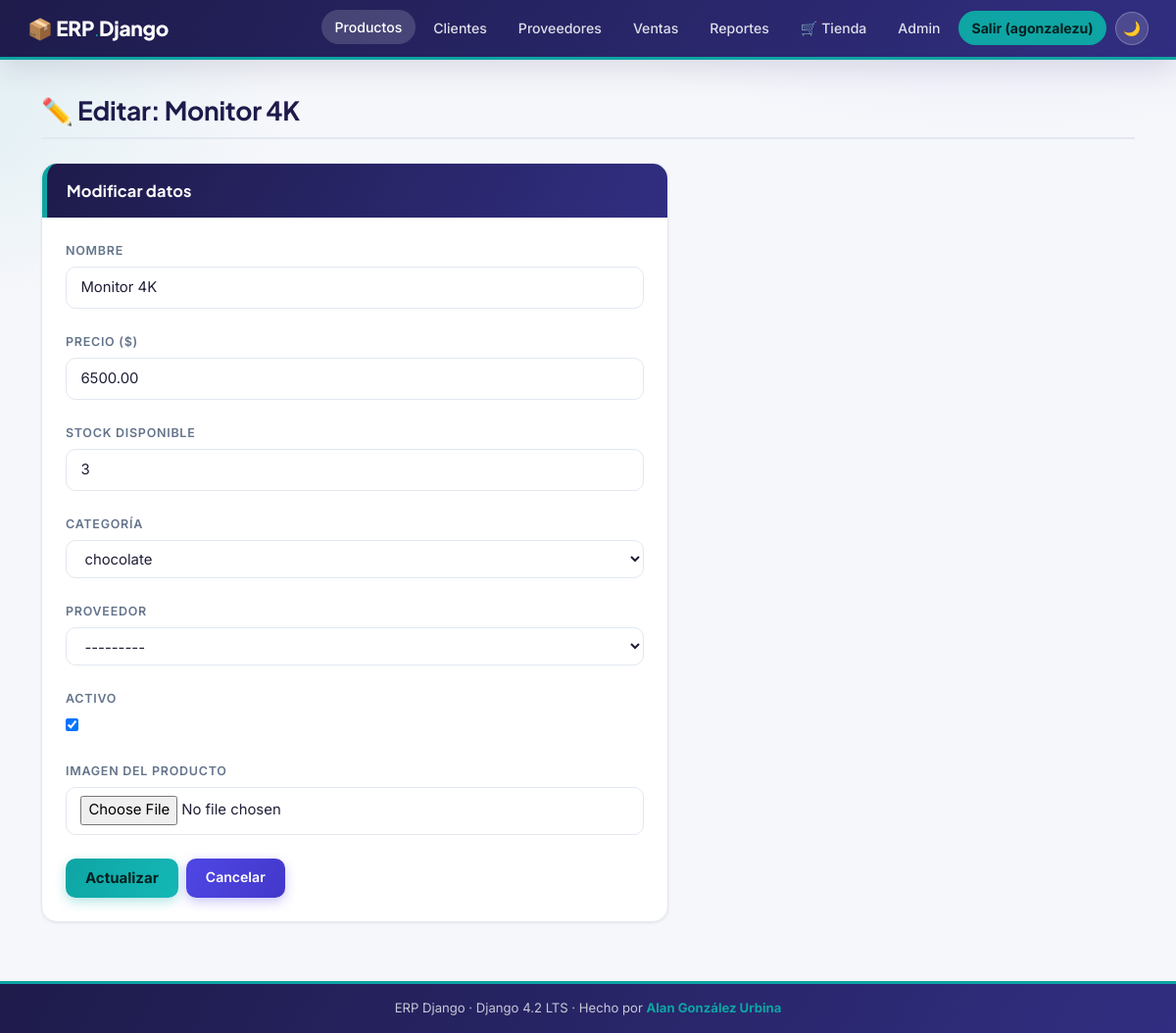
The app's page /productos/3/editar/ (signed in) with its own data.
### productos/models.py (models this page shows, shortened)
class Producto(models.Model):
    nombre    = models.CharField(
        max_length=200, verbose_name='Nombre'
    )
    precio    = models.DecimalField(
        max_digits=10,
        decimal_places=2,
        validators=[MinValueValidator(Decimal('0.00'))],
        verbose_name='Precio ($)',
        help_text='El precio no puede ser negativo.'
    )
    stock     = models.IntegerField(
        default=0,
        validators=[MinValueValidator(0)],
        verbose_name='Stock disponible'
    )
    categoria = models.ForeignKey(
        Categoria,
        on_delete=models.PROTECT,          # D-01
        related_name='productos',
        verbose_name='Categoría'
    )
    proveedor = models.ForeignKey(
        Proveedor,
        on_delete=models.SET_NULL,         # D-02
        null=True,
        blank=True,
        related_name='productos',
        verbose_name='Proveedor'
    )
    activo    = models.BooleanField(
        default=True, verbose_name='Activo'
    )
    imagen = models.ImageField(
        upload_to='productos/',
        null=True,
        blank=True,
        verbose_name='Imagen del producto',
        help_text='Formatos: JPEG, PNG, WEBP. Máximo 5 MB.',
        validators=[validar_imagen_producto],   # ← agregar
    )
    creado    = models.DateTimeField(
        auto_now_add=True, verbose_name='Fecha de registro'
    )
    class Meta:
        verbose_name        = 'Producto'
        verbose_name_plural = 'Productos'
        ordering            = ['nombre']

### productos/views.py (the view, shortened to what this page needs)
class ProductoUpdateView(LoginRequiredMixin, UpdateView):
    model         = Producto
    form_class    = ProductoForm
    template_name = 'productos/editar.html'
    pk_url_kwarg  = 'producto_id'
    success_url   = reverse_lazy('productos:lista')

### catalogo/context_processors.py (called while the page is built)
def carrito_info(request) -> dict[str, Any]:
    carrito = request.session.get('carrito', {})
    total_items     = sum(
        int(item.get('cantidad', 0)) for item in carrito.values()
    )
    total_productos = len(carrito)
    return {
        'carrito_total_items':     total_items,
        'carrito_total_productos': total_productos,
    }

### productos/models.py (called while the page is built)
    def __str__(self) -> str:
        return self.nombre

### proveedores/models.py (called while the page is built)
    def __str__(self) -> str:
        return self.nombre

### productos/templates/productos/editar.html (shortened to what this page needs)
{% extends "base.html" %}
{% block nav_productos %}active{% endblock %}
{% block content %}
<div class="erp-page-title">
    <h2>✏️ Editar: {{ producto.nombre }}</h2>
</div>
<div class="erp-card" style="max-width:640px;">
    <div class="erp-card-header">Modificar datos</div>
    <form method="post" enctype="multipart/form-data" style="margin-top:.5rem;">
        {% for field in form %}
        <div class="mb-4">
            <label class="erp-label">{{ field.label }}</label>
            {{ field }}
        </div>
        {% endfor %}
        <div class="d-flex gap-2 mt-3">
            <button type="submit" class="btn-erp-gold">Actualizar</button>
            <a href="{% url 'productos:detalle' producto.pk %}"
               class="btn-erp-primary">Cancelar</a>
        </div>
    </form>
</div>
{% endblock %}

### templates/base.html (shortened to what this page needs)
<!DOCTYPE html>
<html lang="es" data-theme="light">
<head>
    <link href="https://cdn.jsdelivr.net/npm/bootstrap@5.3.0/dist/css/bootstrap.min.css"
          rel="stylesheet">
</head>
<body>
<nav class="erp-navbar">
    <a class="erp-brand" href="/">📦 ERP<span class="brand-dot">.</span>Django</a>
    <div class="erp-nav-links">
        <a href="{% url 'productos:lista' %}"
           class="erp-nav-link {% block nav_productos %}{% endblock %}">Productos</a>
        <a href="{% url 'clientes:lista' %}"
           class="erp-nav-link {% block nav_clientes %}{% endblock %}">Clientes</a>
        <a href="{% url 'proveedores:lista' %}"
           class="erp-nav-link {% block nav_proveedores %}{% endblock %}">Proveedores</a>
        <a href="{% url 'ventas:lista' %}"
           class="erp-nav-link {% block nav_ventas %}{% endblock %}">Ventas</a>
        <a href="{% url 'reportes:inicio' %}"
           class="erp-nav-link {% block nav_reportes %}{% endblock %}">Reportes</a>
        <a href="{% url 'catalogo:catalogo' %}"
           class="erp-nav-link {% block nav_catalogo %}{% endblock %}">
            🛒 Tienda
        </a>
        <a href="/admin/" class="erp-nav-link">Admin</a>
        {% if user.is_authenticated %}
            <a href="/accounts/logout/" class="erp-nav-link nav-cta">
                Salir ({{ user.username }})
            </a>
        {% else %}
            <a href="/accounts/login/" class="erp-nav-link nav-cta">Entrar</a>
        {% endif %}
        <button class="theme-toggle" id="themeBtn" title="Modo claro/oscuro">🌙</button>
    </div>
</nav>
<main class="erp-main">
    <div class="container">
        {% block content %}{% endblock %}
    </div>
</main>
<footer class="erp-footer">
    ERP Django · Django 4.2 LTS · Hecho por <strong>Alan González Urbina</strong>
</footer>
</body>
</html>

### records on screen
Producto: nombre "Monitor 4K", form "Monitor 4K" "6500.00" "3" "chocolate" "---------" "☑"

### other values on screen
{{ user.username }} "agonzalezu"
{{ field.label }} "NOMBRE" "PRECIO ($)" "STOCK DISPONIBLE" "CATEGORÍA" "PROVEEDOR" "ACTIVO" "IMAGEN DEL PRODUCTO"
